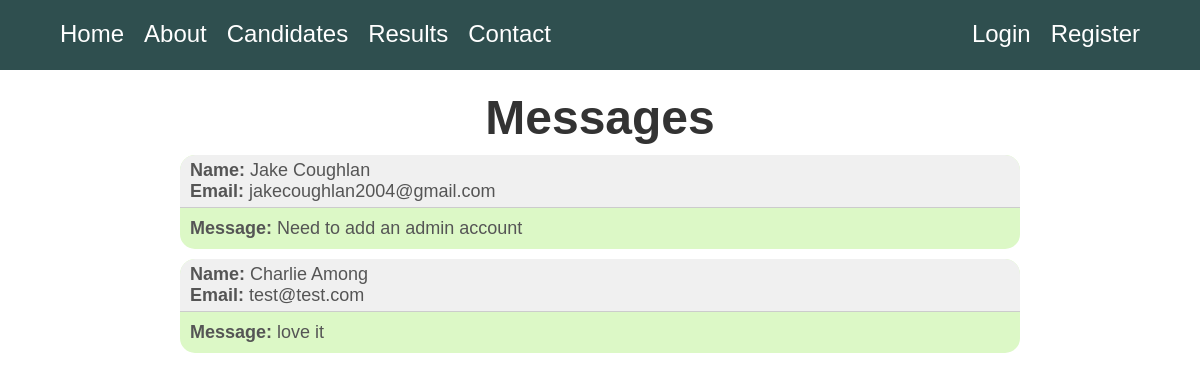
The app's page /messages.html with its own data.
### website/models.py (models this page shows)
class Message(db.Model):
    id = db.Column(db.Integer, primary_key=True)
    fname = db.Column(db.String(50))
    lname = db.Column(db.String(50))
    email = db.Column(db.String(100))
    message = db.Column(db.Text)

### website/views.py (the view)
@views.route("/messages.html")
def messages():
    messages = Message.query.all()
    return render_template('messages.html', messages=messages)

### website/templates/messages.html (shortened to what this page needs)
{% extends 'base.html' %}
{% block page_content %}
    <head>
    </head>
    <body>
        <div class="messages">
            <h1>Messages</h1>
            {% for message in messages %}
                <div class="message">
                    <div class="message-header">
                        <p><strong>Name:</strong> {{ message.fname }} {{ message.lname }}</p>
                        <p><strong>Email:</strong> {{ message.email }}</p>
                    </div>
                    <div class="message-body">
                        <p><strong>Message:</strong> {{ message.message }}</p>
                    </div>
                </div>
            {% endfor %}
        </div>
    </body>
{% endblock %}

### website/static/style.css (style rules this page uses)
* { margin: 0; padding: 0; }
.messages h1 { color: #333; margin-top: 20px; font-size: 48px; }
.message { max-width: 70%; margin: 10px auto; border-radius: 15px; background-color: #DCF8C6; overflow: hidden; }
.message-header { padding: 5px 10px; background-color: #F0F0F0; border-bottom: 1px solid #ccc; border-radius: 15px 15px 0 0; }
.message-body { padding: 10px; }
body { font-family: Arial, sans-serif; background-color: white; background-size: 100%; align-items: center; }
h1 { font-size: 400%; color: white; text-align: center; margin-top: 120px; }
p { font-size: 18px; color: #555; }

### records on screen
Message: fname "Jake", lname "Coughlan", email "jakecoughlan2004@gmail.com", message "Need to add an admin account"
Message: fname "Charlie", lname "Among", email "test@test.com", message "love it"
